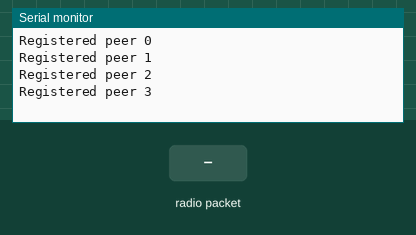
The program below on a simulated ESP32. Shown: the last lines printed to the serial monitor. The test bench sets the inputs (shaded band).

Above: at 1.2 s.
1.3 s: radio packet "1" arrives
At 2.5 s:
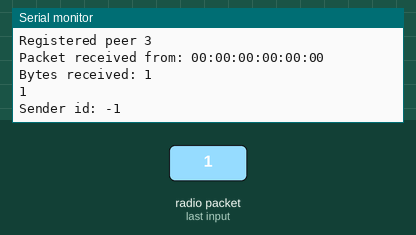
2.8 s: radio packet "0" arrives
At 3.7 s:
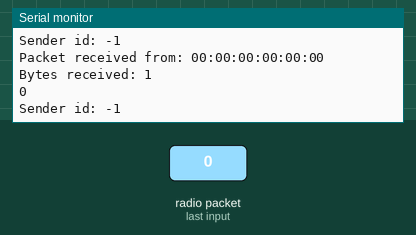
4.3 s: radio packet "2" arrives
At 4.8 s:
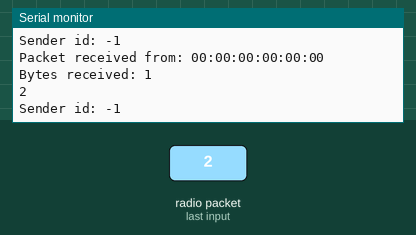
Timing chart, 0 to 7.3 s (numbered marks = the images above; inputs shaded):
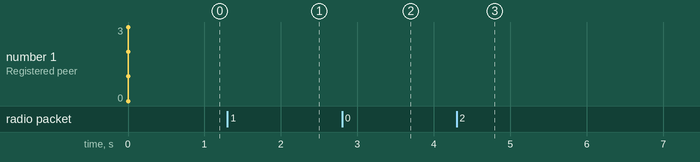

Measured:
- after the input at 1.3 s, the serial monitor: prints a new line after 0.05 s (image 1)
- after the input at 2.8 s, the serial monitor: prints a new line after 0.05 s (image 2)
- after the input at 4.3 s, the serial monitor: prints a new line after 0.05 s (image 3)

The program:

main.cpp
```cpp
//RECEIVER
#include "Wifi.h"
#include "esp_now.h"
#include "MAC_addresses.h"

//Se ejecutará cada que se ENVIEN datos con ESP-NOW
void OnDataSent(const uint8_t* mac_addr, esp_now_send_status_t status){
	Serial.print("\r\nLast Packet Send Status:\t");
	Serial.println(status == ESP_NOW_SEND_SUCCESS ? "Delivery Success" : "Delivery Fail");
}

//Envia un Mensaje por medio de ESP-NOW con el ID especificado
void SendMessage(uint8_t peer_id)
{
	String payload = "MY STRING";

	esp_err_t result = esp_now_send(MACS[peer_id], (uint8_t*)payload.c_str(), payload.length());

	if(result == ESP_OK)
	{
		Serial.println("Sent with success");
	}
	else
	{
		Serial.println("Error sending the data");
	}
}

//Devuelve true si la direccion MAC coincide, usado en SearchSender
bool AreMacEquals(const uint8_t* src, const uint8_t* dst)
{
	for(auto i = 0; i < 6; i++)
	{
		if(src[i] != dst[i]) return false;
	}
	return true;
}

//Devuelve el ID del emisor dada una direccion MAC
int SearchSender(const uint8_t* mac)
{
	for(auto sender_id = 0; sender_id < MACS_COUNT; sender_id++)
	{
		if(AreMacEquals(mac, MACS[sender_id])) return sender_id;
	}
	return -1;
}

//Se ejecutará cada que se RECIBAN datos con ESP-NOW
void OnMessageReceived(const uint8_t* mac, const uint8_t* data, int len)
{
	Serial.printf("Packet received from: %02X:%02X:%02X:%02X:%02X:%02X\n", mac[0], mac[1], mac[2], mac[3], mac[4], mac[5]);
	Serial.printf("Bytes received: %d\n", len);

	String payload;
	payload.reserve(len); //Reserva Memoria del espacio especificado
	for(auto i = 0; i < len; i++)
	{
		payload += (char)data[i]; //Concatena los datos recibidos
	}

	Serial.println(payload);
	auto sender_id = SearchSender(mac);
	Serial.printf("Sender id: %d\n", sender_id);
}

//Registra un dispositivo a la red de ESP-NOW con el ID especificado
void static RegisterPeek(uint8_t id)
{
	esp_now_peer_info_t peerInfo = {}; //Struct que almacena las propiedades de los dispositivos0
	memcpy(peerInfo.peer_addr, MACS[id], 6); //Copia la direccion MAC en el parametro correspondiente
	peerInfo.channel = 0; //Canal 0
	peerInfo.encrypt = false; //Sin encriptacion
	peerInfo.ifidx = WIFI_IF_STA; //Interfaz que usaran para enviar/recibir datos

	if(esp_now_add_peer(&peerInfo) != ESP_OK)
	{
		Serial.println("Failed to add peer");
	}
	else
	{
		Serial.print("Registered peer ");
		Serial.println(id);
	}
}

//Registra todos los dispositivos
void static RegisterPeeks()
{
	for(auto peek_id = 0; peek_id < MACS_COUNT; peek_id ++)
	{
		RegisterPeek(peek_id);
	}
}

//Inicializa ESP-NOW
void static InitEspNow()
{
	WiFi.mode(WIFI_STA); //Modo Station (Cliente)
	if(esp_now_init() != ESP_OK)
	{
		Serial.println("Error initializing ESP-NOW");
	}
	else
	{
		esp_now_register_send_cb(OnDataSent);
		esp_now_register_recv_cb(OnMessageReceived);
		RegisterPeeks();
	}
}


void setup() {
  Serial.begin(115200);
  InitEspNow();
}

void loop()
{

}
```

MAC_addresses.h
```cpp
#include <cstdint>

const uint8_t MAC_HOST[] = {0x78,0x42,0x1C,0x69,0x3A,0x68};
const uint8_t MAC_TEMP[] = {0x78,0x42,0x1C,0x68,0x8D,0xC4};
const uint8_t MAC_LGHT[] = {0x78,0x42,0x1C,0x68,0x9C,0xA8};
const uint8_t MAC_ACCS[] = {0x78,0x42,0x1C,0x68,0x32,0xB0};

const uint8_t* MACS[] = {MAC_HOST,MAC_TEMP,MAC_LGHT,MAC_ACCS};
const uint8_t MACS_COUNT = sizeof(MACS) / sizeof(uint8_t*);
```
